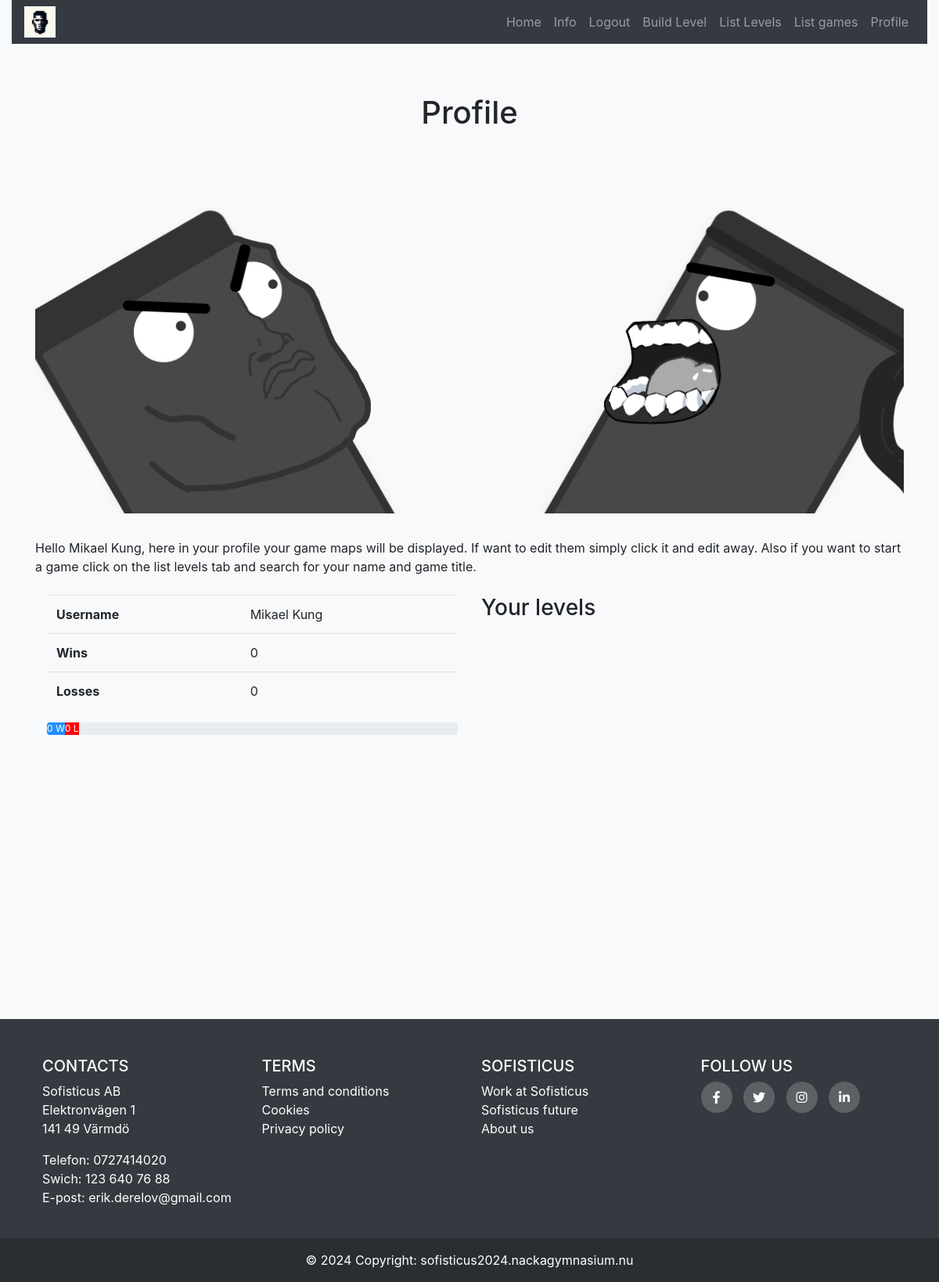
Before: /profile (signed in) with the older database file.
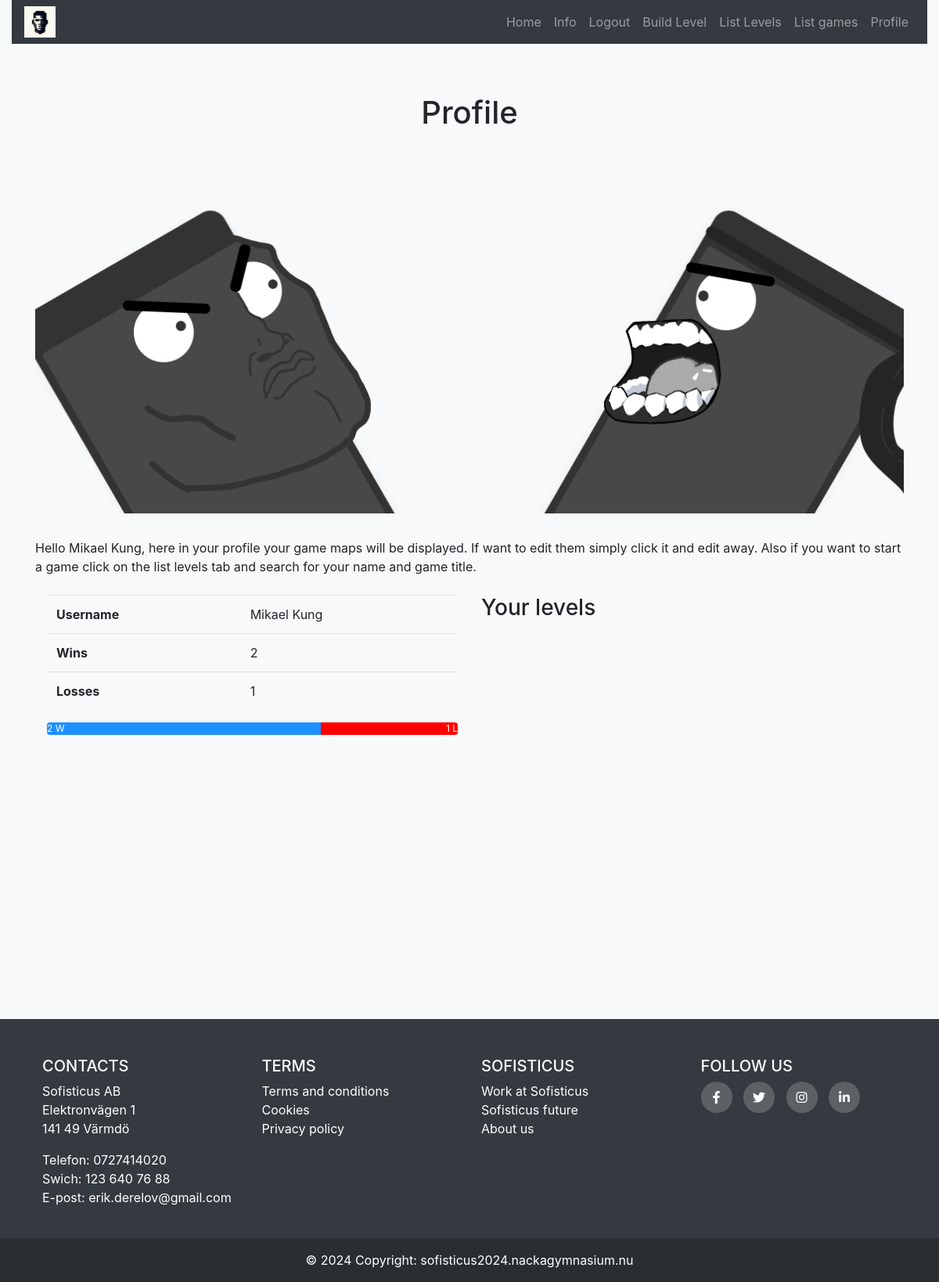
After: the same page with the newer database file.
### tables this page shows
CREATE TABLE "user" (
	"id"	INTEGER NOT NULL UNIQUE,
	"username"	TEXT NOT NULL UNIQUE,
	"password"	TEXT NOT NULL,
	"games_played"	INTEGER DEFAULT 0,
	"wins"	INTEGER DEFAULT 0,
	"loses"	INTEGER DEFAULT 0,
	PRIMARY KEY("id" AUTOINCREMENT)
);

### Hemsida/my_server/routes/route_profile.py (the view, shortened to what this page needs)
@app.route('/profile')
def profile():
    user_logged_in()
    conn = create_connection()
    cur = conn.cursor()
    inlogged_user = cur.execute("SELECT * FROM user WHERE id = ?", (session['id'], )).fetchone()
    user_levels = cur.execute("SELECT * FROM level WHERE creator_id = ?", (session['id'], )).fetchall()
    list_user_levels_data = []
    print(list_user_levels_data)
    conn.close()
    return render_template('profile.html', user = inlogged_user, levels = user_levels, levels_data=json.dumps(list_user_levels_data))

### Hemsida/my_server/routes/dbhandler.py (called while the page is built)
def create_connection(db_file = app.config['DB_PATH']):
    conn = None
    try:
        conn = sqlite3.connect(db_file)
    except sqlite3.Error as e:
        print(e)
    return conn

### Hemsida/my_server/routes/route_login.py (called while the page is built)
def user_logged_in():
    if 'logged_in' in session and session['logged_in']:
        pass
    else:
        abort(401)

### Hemsida/my_server/templates/profile.html (shortened to what this page needs)
{% extends 'base.html' %}
{% block headline %}Profile{% endblock %}
{% block content %}
<div id="info">Hello {{session['username']}}, here in your profile your game maps will be displayed. If want to edit
    them simply click it and edit away. Also if you want to start a game click on the list levels tab and search for your
    name and game title.</div>
<br>
<div class="container">
    <div class="row">
        <div class="col-sm">
            <table class="table">
                <tbody>
                    <tr>
                        <th scope="row">Username</th>
                        <td>{{user[1]}}</td>
                    </tr>
                    <tr>
                        <th scope="row">Wins</th>
                        <td>{{user[4]}}</td>
                    </tr>
                    <tr>
                        <th scope="row">Losses</th>
                        <td>{{user[5]}}</td>
                    </tr>
                </tbody>
            </table>
            <div class="progress">
                <div class="progress-bar text-left" id="winprog">{{user[4]}} W</div>
                <div class="progress-bar text-right" id="lossprog">{{user[5]}} L</div>
            </div>
        </div>
        <div class="col-sm">
            <h3>Your levels</h3>
            <div class="scrollable-div">
            </div>
        </div>
    </div>
</div>
{% endblock %}

### Hemsida/my_server/templates/base.html (shortened to what this page needs)
<!DOCTYPE html>
<html lang="en">
<head>
  <link rel="stylesheet" href="https://maxcdn.bootstrapcdn.com/bootstrap/4.5.2/css/bootstrap.min.css">
  <link rel="stylesheet" href="https://cdnjs.cloudflare.com/ajax/libs/font-awesome/6.1.1/css/all.min.css">
  <link rel="stylesheet" href="{{url_for('static', filename='style.css')}}">
</head>
<body>
  <div class="container-fluid bg-light">
    <nav class="navbar navbar-expand-md navbar-dark bg-dark">
      <img class="float-start" style="width: 40px;" src="{{url_for('static', filename='favicon_io/android-chrome-192x192.png')}}" alt="logo">
      <div class="collapse navbar-collapse w-100 order-3 dual-collapse2" id="navbarNav">
        <ul class="navbar-nav ml-auto">
          {% if session['logged_in'] == True %}
          <li class="nav-item">
            <a class="nav-link" href="{{url_for('memberarea')}}">Home</a>
          </li>
          <li class="nav-item">
            <a class="nav-link" href="{{url_for('info')}}">Info</a>
          </li>
          <li class="nav-item">
            <a class="nav-link" href="{{url_for('logout')}}">Logout</a>
          </li>
          <li class="nav-item">
            <a class="nav-link" href="{{url_for('build_game')}}">Build Level</a>
          </li>
          <li class="nav-item">
            <a class="nav-link" href="{{url_for('list_levels')}}">List Levels</a>
          </li>
          <li class="nav-item">
            <a class="nav-link" href="{{url_for('list_games')}}">List games</a>
          </li>
          <li class="nav-item">
            <a class="nav-link" href="{{url_for('profile')}}">Profile</a>
          </li>
          {% endif %}
        </ul>
      </div>
    </nav>
    <div class="container-fluid">
      <div class="container">
        <div class="jumbotron text-center">
          <h1>{% block headline %}{% endblock %}</h1>
        </div>
        {% block content %}{% endblock %}
      </div>
    </div>
  </div>
  <footer class="bg-dark text-left text-lg-start text-white">
    <div class="container p-4">
      <div class="row mt-4">
        <div class="col-lg-3 col-md-6 mb-4 mb-md-0">
          <h5 class="text-uppercase">Contacts</h5>
          <section>
            <p>
              Sofisticus AB <br>
              Elektronvägen 1 <br>
              141 49 Värmdö
            </p>
          </section>
          <section>
            <p>
              Telefon: 0727414020 <br>
              Swich: 123 640 76 88 <br>
              E-post: erik.derelov@gmail.com</p>
          </section>
        </div>
        <div class="col-lg-3 col-md-6 mb-4 mb-md-0">
          <h5 class="text-uppercase">Terms</h5>
          <ul class="list-unstyled">
            <li>
              <a href="#!" class="text-white">Terms and conditions</a>
            </li>
            <li>
              <a href="#!" class="text-white">Cookies</a>
            </li>
            <li>
              <a href="#!" class="text-white">Privacy policy</a>
            </li>
          </ul>
        </div>
        <div class="col-lg-3 col-md-6 mb-4 mb-md-0">
          <h5 class="text-uppercase">Sofisticus</h5>
          <ul class="list-unstyled">
            <li>
              <a href="#!" class="text-white">Work at Sofisticus</a>
            </li>
            <li>
              <a href="#!" class="text-white">Sofisticus future</a>
            </li>
            <li>
              <a href="#!" class="text-white">About us</a>
            </li>
          </ul>
        </div>
        <div class="col-lg-3 col-md-6 mb-4 mb-md-0">
          <h5 class="text-uppercase">Follow us</h5>
          <ul class="list-unstyled">
            <li>
              <div class="social-links">
                <a href="https://sv-se.facebook.com/"><i class="fab fa-facebook-f"></i></a>
                <a href="https://twitter.com/?lang=sv"><i class="fab fa-twitter"></i></a>
                <a href="https://www.instagram.com/"><i class="fab fa-instagram"></i></a>
                <a href="https://www.linkedin.com/uas/login-submit"><i class="fab fa-linkedin-in"></i></a>
              </div>
            </li>
          </ul>
        </div>
      </div>
    </div>
    <div class="text-center p-3" style="background-color: rgba(0, 0, 0, 0.2)">
      © 2024 Copyright:
      <a class="text-white" href="#">sofisticus2024.nackagymnasium.nu</a>
    </div>
  </footer>
</body>
</html>

### Hemsida/my_server/static/style.css (style rules this page uses)
.jumbotron { background-image: url("img/AngrySofisticus.jpg"); background-size: cover; background-position: center; height: 600px; }
.social-links a { display: inline-block; height: 40px; width: 40px; background-color: rgba(255,255,255,0.2); margin:0 10px 10px 0; text-align: center; line-height: 40px; border-radius: 50%; color: #ffffff; transition: all 0.5s ease; }
.scrollable-div { height: 500px; overflow-y: scroll; }
nav { position: absolute; top: 0; }

### Hemsida/my_server/templates/profile.html (style rules this page uses)
#winprog { background-color: dodgerblue; min-width: 0px; }
#lossprog { background-color: red; min-width: 0px; }

Changed rows visible on the page:
changed user "Mikael Kung": wins "0" → "2"; loses "0" → "1"
